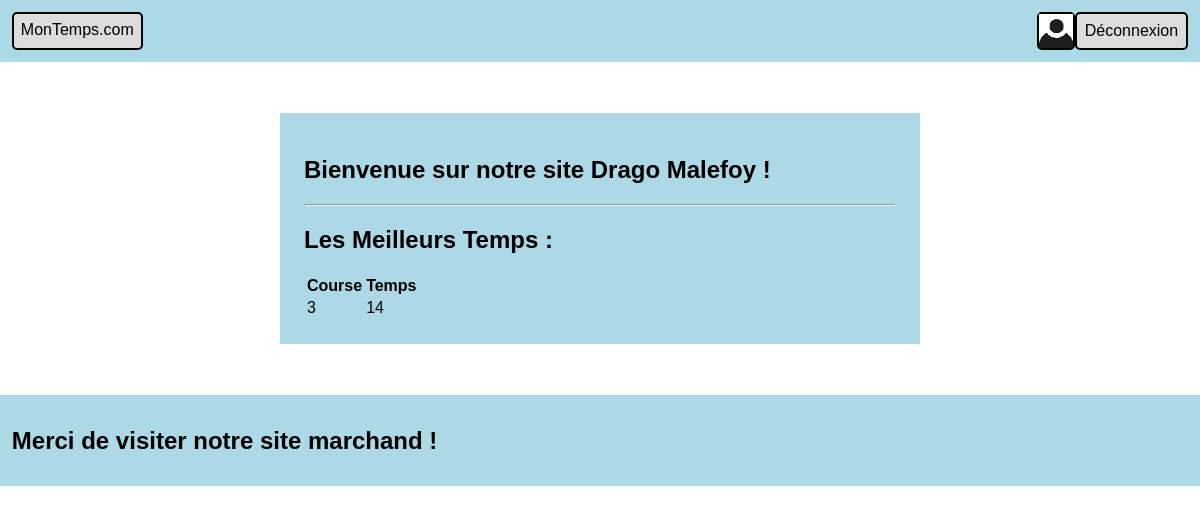
/ (signed in), run on the app's committed database.
### tables this page shows
CREATE TABLE Utilisateurs (
	"email" TEXT UNIQUE NOT NULL,
	"password" TEXT NOT NULL,
	"nickname" TEXT NOT NULL,
	"age" INT NOT NULL,
	CONSTRAINT PK_Utilisateurs PRIMARY KEY ("email"),
	CHECK("email" LIKE "%@%")
);

CREATE TABLE Courses (
	"id" TEXT UNIQUE NOT NULL,
	"type" TEXT NOT NULL,
	"date" date NOT NULL,
	CONSTRAINT PK_Courses PRIMARY KEY ("id")
);

### index.php (the view)
<?php
include 'header.php';
?>
</header>
<section>
    <?php if(is_logged()): ?>
        <h1>Bienvenue sur notre site <?=get_account_info("nickname")?> !</h1>
        <hr>
    <?php endif; ?>
    <h2>Les Meilleurs Temps :</h2>
    <?php
    $sql = "SELECT C.id AS ID, MIN(DISTINCT T.temps) AS min
    FROM Temps AS T JOIN Courses AS C ON T.id = C.id
    ORDER BY C.id";
    $result = $connexion->query($sql);
    echo "<table><tr><th>Course</th><th>Temps</th></tr>";
    foreach($result as $row)
    {
        echo "<tr><td>".$row['ID']."</td><td>".$row['min']."</td></tr>";
    }
    echo "</table>";
    ?>
</section>
<?php include 'footer.php' ?>

### styles/style.css (style rules this page uses)
* { color: black; font-family: sans-serif; }
body { background-color: white; }
section { background-color: lightblue; margin: auto; margin-bottom: 5%; margin-top: 5%; padding: 2%; position: relative; width: 50%; }

### data on the page
utilisateurs: nickname "Drago Malefoy"
courses: id "3", min "14"

### other printed values
NOM_SITE "MonTemps.com"
